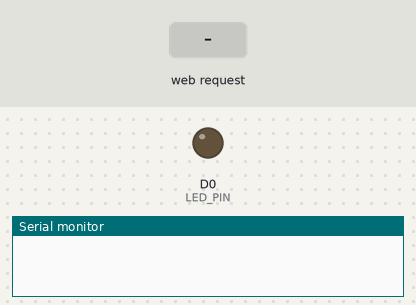
Bench run of a sketch on a simulated ESP8266 (NodeMCU). On the bench: output pins drawn as LEDs (lit = HIGH), the last lines printed to the serial monitor. The inputs (shaded band) are chosen by the test bench.

Above: at 1.2 s.
1.3 s: HTTP request GET /led/1 received
At 2.5 s:
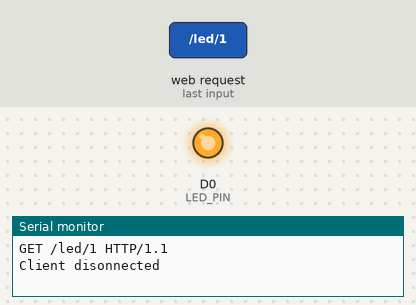
2.8 s: HTTP request GET /led/0 received
At 3.8 s:
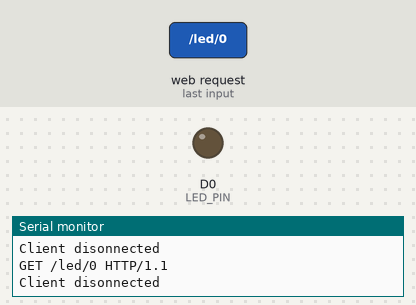
Timing chart, 0 to 5.8 s (numbered marks = the images above; inputs shaded):
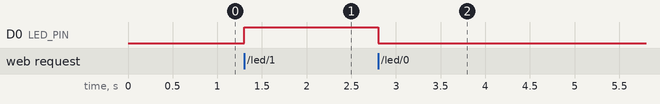

Measured:
- after the input at 1.3 s, D0 (LED_PIN): LOW → HIGH at once
- after the input at 2.8 s, D0 (LED_PIN): HIGH → LOW at once

The sketch:

http-server.ino
```cpp
#include <ESP8266WiFi.h>

//////////////////////
// WiFi Definitions //
//////////////////////
const char WiFiAPPSK[] = "sparkfun";

/////////////////////
// Pin Definitions //
/////////////////////
const int LED_PIN = D0; // Thing's onboard, green LED
const int ANALOG_PIN = A0; // The only analog pin on the Thing
const int DIGITAL_PIN = 12; // Digital pin to be read

WiFiServer server(80);

const char controlPage[] PROGMEM = "<button id='led-on'>"
"On"
"</button>"
"<br><br>"
"<button id='led-off'>"
"Off"
"</button>"
"<script>"
"var xhr = new XMLHttpRequest(),"
"    onButton = document.getElementById('led-on'),"
"    offButton = document.getElementById('led-off');"
""
"onButton.addEventListener('click', function() {"
"  led('1');"
"});"
"offButton.addEventListener('click', function() {"
"  led('0');"
"});"
""
"function led(action) {"
"  xhr.open('GET', '/led/'+action);"
"  xhr.onload = function() {"
"    if (xhr.status === 200) {"
"      /*alert(xhr.responseText);*/"
"    }"
"    else {"
"      alert('Request failed.  Returned status of ' + xhr.status);"
"    }"
"  };"
"  xhr.send();"
"}"
"var code = document.getElementsByTagName('html')[0].innerHTML"
"</script>";


void setup()
{
  initHardware();
  setupWiFi();
  server.begin();
}

void loop()
{
  // Check if a client has connected
  WiFiClient client = server.available();
  if (!client) {
    return;
  }

  // Read the first line of the request
  String req = client.readStringUntil('\r');
  Serial.println(req);
  client.flush();

  // Match the request
  int val = -1; // We'll use 'val' to keep track of both the
                // request type (read/set) and value if set.
  if (req.indexOf("/led/0") != -1)
    val = 0; // Will write LED low
  else if (req.indexOf("/led/1") != -1)
    val = 1; // Will write LED high
  else if (req.indexOf("/read") != -1)
    val = -2; // Will print pin reads
  else if (req.indexOf("/control") != -1)
    val = -3; // Will print pin reads
  // Otherwise request will be invalid. We'll say as much in HTML

  // Set GPIO5 according to the request
  if (val >= 0)
    digitalWrite(LED_PIN, val);

  client.flush();

  // Prepare the response. Start with the common header:
  String s = "HTTP/1.1 200 OK\r\n";
  s += "Content-Type: text/html\r\n\r\n";
  s += "<!DOCTYPE HTML>\r\n<html>\r\n";
  // If we're setting the LED, print out a message saying we did
  if (val >= 0)
  {
    s += "LED is now ";
    s += (val)?"on":"off";
  }
  else if (val == -2)
  { // If we're reading pins, print out those values:
    s += "Analog Pin = ";
    s += String(analogRead(ANALOG_PIN));
    s += "<br>"; // Go to the next line.
    s += "Digital Pin 12 = ";
    s += String(digitalRead(DIGITAL_PIN));
  }
  else
  {
    s += "Invalid Request.<br> Try /led/1, /led/0, or /read.";
  }


  // Send the response to the client
  client.print(s);
  delay(1);
  if (val == -3) {
    printProgStr(client, controlPage);
  }
  delay(1);
  client.print("</html>\n");
  delay(1);
  Serial.println("Client disonnected");

  // The client will actually be disconnected
  // when the function returns and 'client' object is detroyed
}

void setupWiFi()
{
  WiFi.mode(WIFI_AP);

  // Do a little work to get a unique-ish name. Append the
  // last two bytes of the MAC (HEX'd) to "Thing-":
  uint8_t mac[WL_MAC_ADDR_LENGTH];
  WiFi.softAPmacAddress(mac);
  String macID = String(mac[WL_MAC_ADDR_LENGTH - 2], HEX) +
                 String(mac[WL_MAC_ADDR_LENGTH - 1], HEX);
  macID.toUpperCase();
  String AP_NameString = "ESP8266 Thing " + macID;

  char AP_NameChar[AP_NameString.length() + 1];
  memset(AP_NameChar, 0, AP_NameString.length() + 1);

  for (int i=0; i<AP_NameString.length(); i++)
    AP_NameChar[i] = AP_NameString.charAt(i);

  WiFi.softAP(AP_NameChar, WiFiAPPSK);
}

void initHardware()
{
  Serial.begin(115200);
  pinMode(DIGITAL_PIN, INPUT_PULLUP);
  pinMode(LED_PIN, OUTPUT);
  digitalWrite(LED_PIN, LOW);
  // Don't need to set ANALOG_PIN as input,
  // that's all it can be.
}

void printProgStr(WiFiClient client, const prog_char str[])
{
  char c;
  if(!str) return;
  while((c = pgm_read_byte(str++)))
    client.print(c);
}
```
